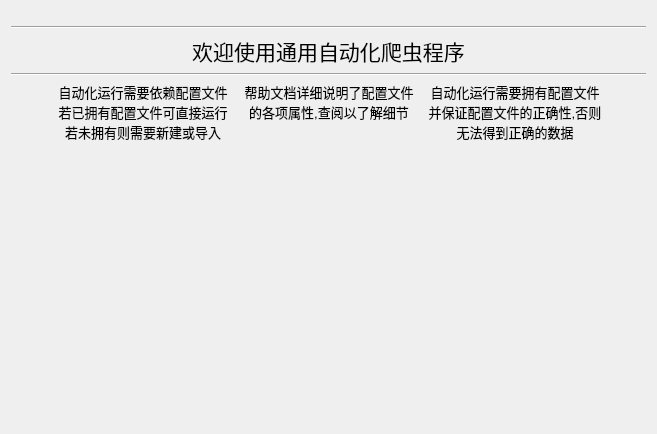
<?xml version="1.0" encoding="UTF-8"?>
<ui version="4.0">
 <class>StartPage</class>
 <widget class="QWidget" name="StartPage">
  <property name="geometry">
   <rect>
    <x>0</x>
    <y>0</y>
    <width>657</width>
    <height>434</height>
   </rect>
  </property>
  <property name="windowTitle">
   <string>Form</string>
  </property>
  <layout class="QVBoxLayout" name="verticalLayout">
   <item>
    <spacer name="verticalSpacer_top">
     <property name="orientation">
      <enum>Qt::Vertical</enum>
     </property>
     <property name="sizeType">
      <enum>QSizePolicy::Maximum</enum>
     </property>
     <property name="sizeHint" stdset="0">
      <size>
       <width>20</width>
       <height>15</height>
      </size>
     </property>
    </spacer>
   </item>
   <item>
    <widget class="Line" name="line_top">
     <property name="orientation">
      <enum>Qt::Horizontal</enum>
     </property>
    </widget>
   </item>
   <item>
    <widget class="QLabel" name="label_welcome">
     <property name="font">
      <font>
       <family>Microsoft YaHei UI</family>
       <pointsize>16</pointsize>
       <italic>false</italic>
       <bold>false</bold>
      </font>
     </property>
     <property name="styleSheet">
      <string notr="true">font: 16pt &quot;Microsoft YaHei UI&quot;;</string>
     </property>
     <property name="text">
      <string>欢迎使用通用自动化爬虫程序</string>
     </property>
     <property name="alignment">
      <set>Qt::AlignCenter</set>
     </property>
    </widget>
   </item>
   <item>
    <widget class="Line" name="line_bottom">
     <property name="orientation">
      <enum>Qt::Horizontal</enum>
     </property>
    </widget>
   </item>
   <item>
    <layout class="QHBoxLayout" name="container">
     <item>
      <spacer name="horizontalSpacer_left">
       <property name="orientation">
        <enum>Qt::Horizontal</enum>
       </property>
       <property name="sizeHint" stdset="0">
        <size>
         <width>40</width>
         <height>20</height>
        </size>
       </property>
      </spacer>
     </item>
     <item>
      <layout class="QVBoxLayout" name="col1">
       <property name="sizeConstraint">
        <enum>QLayout::SetMinimumSize</enum>
       </property>
       <item>
        <layout class="QVBoxLayout" name="btn_container_1"/>
       </item>
       <item>
        <widget class="QLabel" name="tip_1">
         <property name="minimumSize">
          <size>
           <width>180</width>
           <height>60</height>
          </size>
         </property>
         <property name="font">
          <font>
           <family>Microsoft YaHei UI</family>
           <pointsize>10</pointsize>
           <bold>false</bold>
          </font>
         </property>
         <property name="text">
          <string>自动化运行需要依赖配置文件
若已拥有配置文件可直接运行
若未拥有则需要新建或导入</string>
         </property>
         <property name="textFormat">
          <enum>Qt::AutoText</enum>
         </property>
         <property name="alignment">
          <set>Qt::AlignHCenter|Qt::AlignTop</set>
         </property>
         <property name="wordWrap">
          <bool>true</bool>
         </property>
         <property name="margin">
          <number>0</number>
         </property>
        </widget>
       </item>
      </layout>
     </item>
     <item>
      <layout class="QVBoxLayout" name="col2">
       <property name="sizeConstraint">
        <enum>QLayout::SetMinimumSize</enum>
       </property>
       <item>
        <layout class="QVBoxLayout" name="btn_container_2"/>
       </item>
       <item>
        <widget class="QLabel" name="tip_2">
         <property name="minimumSize">
          <size>
           <width>180</width>
           <height>60</height>
          </size>
         </property>
         <property name="font">
          <font>
           <family>Microsoft YaHei UI</family>
           <pointsize>10</pointsize>
           <bold>false</bold>
          </font>
         </property>
         <property name="text">
          <string>帮助文档详细说明了配置文件
的各项属性,查阅以了解细节</string>
         </property>
         <property name="textFormat">
          <enum>Qt::AutoText</enum>
         </property>
         <property name="alignment">
          <set>Qt::AlignHCenter|Qt::AlignTop</set>
         </property>
         <property name="wordWrap">
          <bool>true</bool>
         </property>
         <property name="margin">
          <number>0</number>
         </property>
        </widget>
       </item>
      </layout>
     </item>
     <item>
      <layout class="QVBoxLayout" name="col3">
       <property name="sizeConstraint">
        <enum>QLayout::SetMinimumSize</enum>
       </property>
       <item>
        <layout class="QVBoxLayout" name="btn_container_3"/>
       </item>
       <item>
        <widget class="QLabel" name="tip_3">
         <property name="minimumSize">
          <size>
           <width>180</width>
           <height>60</height>
          </size>
         </property>
         <property name="font">
          <font>
           <family>Microsoft YaHei UI</family>
           <pointsize>10</pointsize>
           <bold>false</bold>
          </font>
         </property>
         <property name="text">
          <string>自动化运行需要拥有配置文件
并保证配置文件的正确性,否则无法得到正确的数据</string>
         </property>
         <property name="textFormat">
          <enum>Qt::AutoText</enum>
         </property>
         <property name="alignment">
          <set>Qt::AlignHCenter|Qt::AlignTop</set>
         </property>
         <property name="wordWrap">
          <bool>true</bool>
         </property>
         <property name="margin">
          <number>0</number>
         </property>
        </widget>
       </item>
      </layout>
     </item>
     <item>
      <spacer name="horizontalSpacer_right">
       <property name="orientation">
        <enum>Qt::Horizontal</enum>
       </property>
       <property name="sizeHint" stdset="0">
        <size>
         <width>40</width>
         <height>20</height>
        </size>
       </property>
      </spacer>
     </item>
    </layout>
   </item>
   <item>
    <spacer name="verticalSpacer_bottom">
     <property name="orientation">
      <enum>Qt::Vertical</enum>
     </property>
     <property name="sizeType">
      <enum>QSizePolicy::Expanding</enum>
     </property>
     <property name="sizeHint" stdset="0">
      <size>
       <width>20</width>
       <height>40</height>
      </size>
     </property>
    </spacer>
   </item>
  </layout>
 </widget>
 <resources/>
 <connections/>
</ui>
